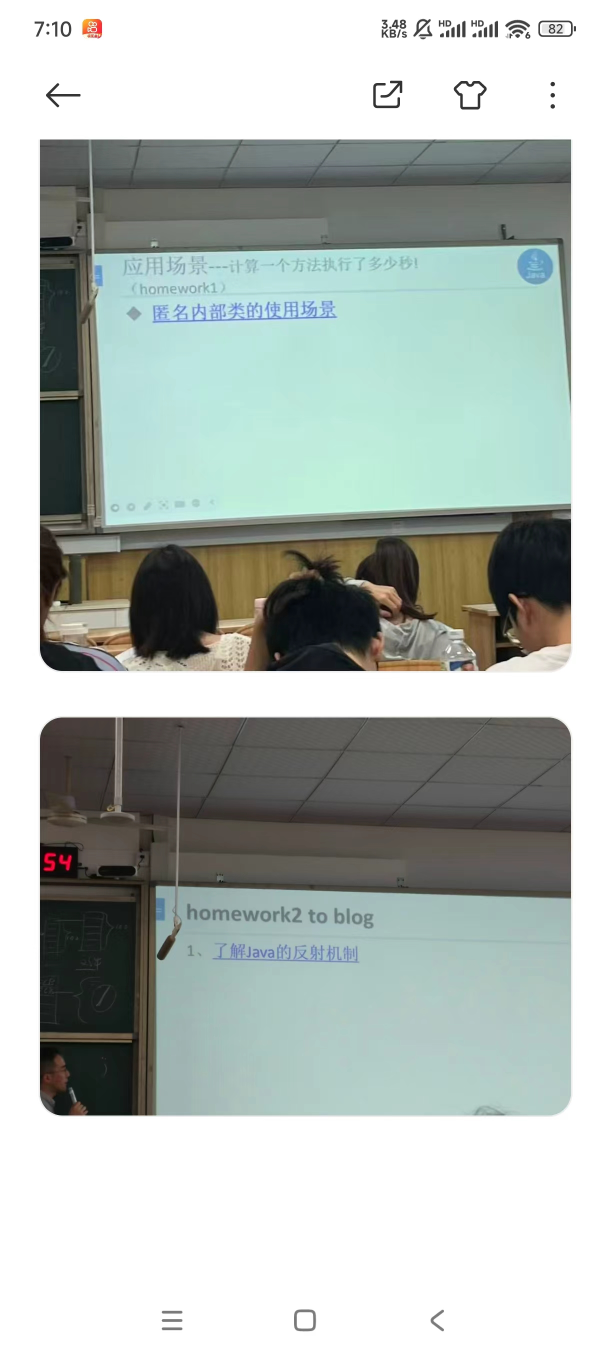
//> input picture JAVAPRATICE/picture/picture1.jpg, 1220 x 2712 px, given in place of the camera (shown at 1/2 size)
$ ./源   (built with g++ and OpenCV 4)
//> lines starting //> are read from the running program, lines starting //| are printed output that depends on the picture; after the words box and inside, x2 and y2 are one past the last pixel; in counts of white or black regions, pixels touching at a corner belong together
//#include <iostream>
//#include <opencv2/opencv.hpp>
//#include <vector>
//
//// 数据结构，用于存储检测结果
//struct FaceDetectionResult {
//    std::vector<cv::Rect> faces;
//    int centroidX;
//    int centroidY;
//};
//
////人脸检测函数第一版(无法识别近处人脸误识别,远处人脸识别不到)
////// 人脸检测函数
////FaceDetectionResult detectFaces(const cv::Mat& gray, cv::CascadeClassifier& face_cascade, const cv::Mat& frame) {
////    // 人脸检测
////    std::vector<cv::Rect> faces;
////    face_cascade.detectMultiScale(gray, faces, 1.05, 4.5,0,cv::Size(30,30));
////
////    // 使用图像中心作为默认形心位置
////    int centroid_X = frame.cols / 2;
////    int centroid_Y = frame.rows / 2;
////
////    if (!faces.empty()) {
////        // 计算所有人脸的形心
////        float sumX = 0, sumY = 0;
////        for (size_t i = 0; i < faces.size(); i++) {
////            sumX += faces[i].x + faces[i].width / 2.0f;
////            sumY += faces[i].y + faces[i].height / 2.0f;
////        }
////        //static_cast<int>显式类型转换操作符
////        centroid_X = static_cast<int>(sumX / faces.size());
////        centroid_Y = static_cast<int>(sumY / faces.size());
////    }
////
////    return { faces, centroid_X, centroid_Y };
////}
////
//// 绘制结果函数
//void drawResults(cv::Mat& frame, const FaceDetectionResult& result) {
//    if (!result.faces.empty()) {
//        // 绘制检测到的人脸
//        for (size_t i = 0; i < result.faces.size(); i++) {
//            cv::Rect face = result.faces[i];
//
//            // 使用绿色矩形框住人脸
//            cv::rectangle(frame, face, cv::Scalar(0, 255, 0), 2);
//
//            // 计算单个人脸中心（红点）
//            int X = face.x + face.width / 2;
//            int Y = face.y + face.height / 2;
//            cv::circle(frame, cv::Point(X, Y), 8, cv::Scalar(0, 0, 255), -1);
//        }
//
//        // 绘制形心（蓝色点）
//        cv::circle(frame, cv::Point(result.centroidX, result.centroidY), 8, cv::Scalar(255, 0, 0), -1);
//
//        // 在形心位置添加标签
//        std::string text = "Center: (" + std::to_string(result.centroidX) + ", " +
//            std::to_string(result.centroidY) + ")";
//        cv::putText(frame, text, cv::Point(result.centroidX, result.centroidY - 20),
//            cv::FONT_HERSHEY_SIMPLEX, 0.5, cv::Scalar(255, 255, 255), 2);
//    }
//
//    // 在屏幕上显示检测到的面部数量
//    std::string faceCount = "Faces: " + std::to_string(result.faces.size());
//    cv::putText(frame, faceCount, cv::Point(10, 30),
//        cv::FONT_HERSHEY_SIMPLEX, 0.8, cv::Scalar(0, 255, 0), 2);
//
//    // 绘制参考矩形
//    std::vector<cv::Point> rectangle_pts = {
//        cv::Point(0, 0),
//        cv::Point(160, 0),
//        cv::Point(160, 120),
//        cv::Point(0, 120)
//    };
//    cv::polylines(frame, rectangle_pts, true, cv::Scalar(0, 255, 0), 2);
//
//    std::vector<cv::Point> rectangle_pts2 = {
//        cv::Point(160, 120),
//        cv::Point(320, 120),
//        cv::Point(320, 240),
//        cv::Point(160, 240)
//    };
//    cv::polylines(frame, rectangle_pts2, true, cv::Scalar(0, 255, 0), 2);
//}
//
//FaceDetectionResult detectFaces(const cv::Mat& frame, cv::CascadeClassifier& face_cascade) {
//    // 预处理
//    cv::Mat gray;
//    cv::cvtColor(frame, gray, cv::COLOR_BGR2GRAY);
//
//    // 增强处理
//    cv::Mat enhanceImg;
//    cv::equalizeHist(gray, enhanceImg);
//    cv::GaussianBlur(enhanceImg, enhanceImg, cv::Size(3, 3), 0);
//
//    // 人脸检测
//    std::vector<cv::Rect> allFaces;
//    face_cascade.detectMultiScale(
//        enhanceImg,
//        allFaces,
//        1.1,
//        6,
//        0,
//        cv::Size(20, 20)
//    );
//
//    // 多级筛选
//    std::vector<cv::Rect> validFaces;
//    for (const auto& face : allFaces) {
//        // 宽高比筛选
//        float aspect_ratio = static_cast<float>(face.width) / face.height;
//        if (aspect_ratio < 0.8 || aspect_ratio > 1.8) continue;
//
//        // 面积占比筛选
//        float area_ratio = face.area() / static_cast<float>(frame.total());
//        if (area_ratio > 0.4) continue;
//
//        validFaces.push_back(face);
//    }
//
//    // 皮肤区域验证
//    std::vector<cv::Rect> filteredFaces;
//    for (const auto& face : validFaces) {
//        cv::Mat faceROI = frame(face);
//        cv::Mat hsv;
//        cv::cvtColor(faceROI, hsv, cv::COLOR_BGR2HSV);
//
//        cv::Mat skinMask;
//        cv::inRange(hsv, cv::Scalar(0, 48, 80), cv::Scalar(25, 255, 255), skinMask);
//
//        // 皮肤像素比例要求
//        double skinRatio = static_cast<double>(cv::countNonZero(skinMask)) / faceROI.total();
//        if (skinRatio < 0.4) continue;
//
//        filteredFaces.push_back(face);
//    }
//
//    // 形心计算（同原函数）
//    int centroid_X = frame.cols / 2;
//    int centroid_Y = frame.rows / 2;
//
//    if (!filteredFaces.empty()) {
//        float sumX = 0, sumY = 0;
//        for (size_t i = 0; i < filteredFaces.size(); i++) {
//            sumX += filteredFaces[i].x + filteredFaces[i].width / 2.0f;
//            sumY += filteredFaces[i].y + filteredFaces[i].height / 2.0f;
//        }
//        centroid_X = static_cast<int>(sumX / filteredFaces.size());
//        centroid_Y = static_cast<int>(sumY / filteredFaces.size());
//    }
//
//    return { filteredFaces, centroid_X, centroid_Y };
//}
//
//int main() {
//    // 加载人脸检测分类器
//    cv::CascadeClassifier face_cascade;
//    if (!face_cascade.load("D:/opencv/opencv/build/etc/haarcascades/haarcascade_frontalface_default.xml")) {
//        std::cerr << "Error loading face cascade" << std::endl;
//        std::cerr << "请检查路径是否正确或从以下地址下载文件:" << std::endl;
//        std::cerr << "https://github.com/opencv/opencv/blob/master/data/haarcascades/haarcascade_frontalface_default.xml" << std::endl;
//        return -1;
//    }
//
//    // 打开摄像头
//    cv::VideoCapture cap(1);
//    if (!cap.isOpened()) {
//        std::cerr << "Error opening camera" << std::endl;
//        return -1;
//    }
//
//    // 设置摄像头分辨率
//    cap.set(cv::CAP_PROP_FRAME_WIDTH, 640);
//    cap.set(cv::CAP_PROP_FRAME_HEIGHT, 480);
//
//    while (true) {
//        cv::Mat frame;
//        cap >> frame;
//        if (frame.empty()) break;
//
//        FaceDetectionResult result = detectFaces(frame, face_cascade);
//
//        // 绘制结果
//        drawResults(frame, result);
//
//        cv::flip(frame, frame, 1);
//
//        // 显示结果
//        cv::imshow("Face Detection", frame);
//
//        // 打印形心坐标
//        std::cout << "X = " << result.centroidX << "\tY = " << result.centroidY << std::endl;
//
//        // 按ESC退出
//        if (cv::waitKey(5) == 27) {
//            break;
//        }
//    }
//
//    cap.release();
//    cv::destroyAllWindows();
//    return 0;
//}


//人脸识别第二版(解决快速移动人脸和侧边人脸无法识别到的问题)
#include <iostream>
#include <opencv2/opencv.hpp>
#include <vector>
#include <chrono>

// 数据结构，用于存储检测结果
struct FaceDetectionResult {
    std::vector<cv::Rect> faces;
    int centroidX;
    int centroidY;
    double avgConfidence;
};

// 优化的人脸检测函数
FaceDetectionResult detectFaces(const cv::Mat& frame, cv::CascadeClassifier& face_cascade) {
    // 计时开始
    auto start = std::chrono::high_resolution_clock::now();

    // 预处理 - 使用金字塔降采样加速
    cv::Mat resizedFrame;
    cv::resize(frame, resizedFrame, cv::Size(), 0.5, 0.5); // 缩小一半处理
    cv::Mat gray;
    cv::cvtColor(resizedFrame, gray, cv::COLOR_BGR2GRAY);

    // 增强处理 - 自适应光照
    cv::Mat enhanceImg;
    cv::equalizeHist(gray, enhanceImg);
    cv::medianBlur(enhanceImg, enhanceImg, 3); // 中值滤波更好地保留边缘

    // 使用多角度检测器
    std::vector<cv::Rect> allFaces;

    // 检测正面和侧面人脸
    face_cascade.detectMultiScale(enhanceImg, allFaces,
        1.05,      // 更小的缩放因子
        3,         // 降低邻居数提高敏感度
        cv::CASCADE_FIND_BIGGEST_OBJECT, // 只检测最大物体
        cv::Size(20, 20)); // 最小人脸尺寸

    // 检测轮廓更清晰的侧面人脸
    cv::CascadeClassifier profile_cascade;
    if (profile_cascade.load("D:/opencv/opencv/build/etc/haarcascades/haarcascade_profileface.xml")) {
        std::vector<cv::Rect> profileFaces;
        profile_cascade.detectMultiScale(enhanceImg, profileFaces,
            1.05, 3, 0,
            cv::Size(20, 20));
        allFaces.insert(allFaces.end(), profileFaces.begin(), profileFaces.end());
    }

    // 时间测量
    auto end = std::chrono::high_resolution_clock::now();
    auto duration = std::chrono::duration_cast<std::chrono::milliseconds>(end - start);
    // std::cout << "Detection time: " << duration.count() << "ms" << std::endl;

    // 多级筛选
    std::vector<cv::Rect> validFaces;
    for (const auto& face : allFaces) {
        // 恢复原始坐标 (因为图像被缩小处理)
        cv::Rect origFace(face.x * 2, face.y * 2, face.width * 2, face.height * 2);

        // 宽高比筛选 - 更宽松的条件 (0.7到2.0)
        float aspect_ratio = static_cast<float>(origFace.width) / origFace.height;
        if (aspect_ratio < 0.7 || aspect_ratio > 2.0) continue;

        // 面积占比筛选 - 防止过大误检
        float area_ratio = origFace.area() / static_cast<float>(frame.total());
        if (area_ratio > 0.5) continue;

        validFaces.push_back(origFace);
    }

    // 形心计算
    int centroid_X = frame.cols / 2;
    int centroid_Y = frame.rows / 2;
    double avgConfidence = 0.0;

    if (!validFaces.empty()) {
        float sumX = 0, sumY = 0;
        for (size_t i = 0; i < validFaces.size(); i++) {
            sumX += validFaces[i].x + validFaces[i].width / 2.0f;
            sumY += validFaces[i].y + validFaces[i].height / 2.0f;
        }
        centroid_X = static_cast<int>(sumX / validFaces.size());
        centroid_Y = static_cast<int>(sumY / validFaces.size());

        // 计算平均置信度（简单用面积代替）
        for (const auto& face : validFaces) {
            avgConfidence += face.area() / static_cast<float>(frame.total());
        }
        avgConfidence /= validFaces.size();
    }

    return { validFaces, centroid_X, centroid_Y, avgConfidence };
}

// 绘制结果函数（增加置信度显示）
void drawResults(cv::Mat& frame, const FaceDetectionResult& result) {
    if (!result.faces.empty()) {
        // 绘制检测到的人脸
        for (size_t i = 0; i < result.faces.size(); i++) {
            cv::Rect face = result.faces[i];

            // 根据置信度确定颜色（绿色-黄色-红色）
            float confidence = face.area() / static_cast<float>(frame.total());
            cv::Scalar color;
            if (confidence > 0.1) color = cv::Scalar(0, 255, 0); // 高置信度 - 绿色
            else if (confidence > 0.05) color = cv::Scalar(0, 255, 255); // 中置信度 - 黄色
            else color = cv::Scalar(0, 0, 255); // 低置信度 - 红色

            cv::rectangle(frame, face, color, 2);

            // 计算单个人脸中心（红点）
            int X = face.x + face.width / 2;
            int Y = face.y + face.height / 2;
            cv::circle(frame, cv::Point(X, Y), 8, cv::Scalar(0, 0, 255), -1);
        }

        // 绘制形心（蓝色点）
        cv::circle(frame, cv::Point(result.centroidX, result.centroidY), 8, cv::Scalar(255, 0, 0), -1);

        // 在形心位置添加标签
        std::string text = "Center: (" + std::to_string(result.centroidX) + ", " +
            std::to_string(result.centroidY) + ")";
        cv::putText(frame, text, cv::Point(result.centroidX, result.centroidY - 20),
            cv::FONT_HERSHEY_SIMPLEX, 0.5, cv::Scalar(255, 255, 255), 2);
    }

    // 在屏幕上显示检测到的面部数量
    std::string faceCount = "Faces: " + std::to_string(result.faces.size());
    cv::putText(frame, faceCount, cv::Point(10, 30),
        cv::FONT_HERSHEY_SIMPLEX, 0.8, cv::Scalar(0, 255, 0), 2);

    // 显示平均置信度
    std::string confText = "Confidence: " + std::to_string(result.avgConfidence).substr(0, 4);
    cv::putText(frame, confText, cv::Point(10, 60),
        cv::FONT_HERSHEY_SIMPLEX, 0.8, cv::Scalar(0, 255, 255), 2);

    // 显示帧率
    static double fps = 0;
    static auto lastTime = std::chrono::high_resolution_clock::now();
    auto currentTime = std::chrono::high_resolution_clock::now();
    double elapsed = std::chrono::duration_cast<std::chrono::milliseconds>(currentTime - lastTime).count() / 1000.0;
    fps = 0.9 * fps + 0.1 * (1.0 / elapsed);
    lastTime = currentTime;

    std::string fpsText = "FPS: " + std::to_string((int)fps);
    cv::putText(frame, fpsText, cv::Point(frame.cols - 100, 30),
        cv::FONT_HERSHEY_SIMPLEX, 0.8, cv::Scalar(0, 255, 255), 2);

    // 绘制运动轨迹（黄色虚线）
    static std::vector<cv::Point> centroidHistory;
    centroidHistory.push_back(cv::Point(result.centroidX, result.centroidY));
    if (centroidHistory.size() > 10) {
        centroidHistory.erase(centroidHistory.begin());
    }
    for (size_t i = 1; i < centroidHistory.size(); i++) {
        cv::line(frame, centroidHistory[i - 1], centroidHistory[i],
            cv::Scalar(0, 255, 255), 1, cv::LINE_AA);
    }
}

int main() {
    // 加载人脸检测分类器
    cv::CascadeClassifier face_cascade;
    if (!face_cascade.load("D:/opencv/opencv/build/etc/haarcascades/haarcascade_frontalface_default.xml")) {
        std::cerr << "Error loading face cascade" << std::endl;
        std::cerr << "请检查路径是否正确或从以下地址下载文件:" << std::endl;
        std::cerr << "https://github.com/opencv/opencv/blob/master/data/haarcascades/haarcascade_frontalface_default.xml" << std::endl;
        return -1;
    }

    // 打开摄像头
    cv::VideoCapture cap(1);
    if (!cap.isOpened()) {
        std::cerr << "Error opening camera" << std::endl;
        return -1;
    }

    // 设置摄像头分辨率
    cap.set(cv::CAP_PROP_FRAME_WIDTH, 640);
    cap.set(cv::CAP_PROP_FRAME_HEIGHT, 480);

    // 创建跟踪器对象
    double prevTime = 0;
    cv::Point2f prevPosition(0, 0);
    float smoothingFactor = 0.8; // 位置平滑系数

    while (true) {
        cv::Mat frame;
        cap >> frame;
//> frame is the input picture: 2712 rows x 1220 cols, CV_8UC3; mean B, G, R 180.8, 185, 176.5
        if (frame.empty()) break;

        auto start = std::chrono::high_resolution_clock::now();

        // 优化：跳帧处理 - 当FPS低于10时跳过处理
        static double avgFps = 15.0;
        static int frameCounter = 0;
        frameCounter++;

        // 预测下一帧位置（卡尔曼滤波器简化版）
        cv::Point2f prediction = prevPosition + (prevPosition - prevPosition);

        FaceDetectionResult result;
        if (avgFps > 10 || frameCounter % 2 == 0) { // 每两帧处理一次
            result = detectFaces(frame, face_cascade);
//> in detectFaces, `cv::medianBlur(enhanceImg, enhanceImg, 3);`:
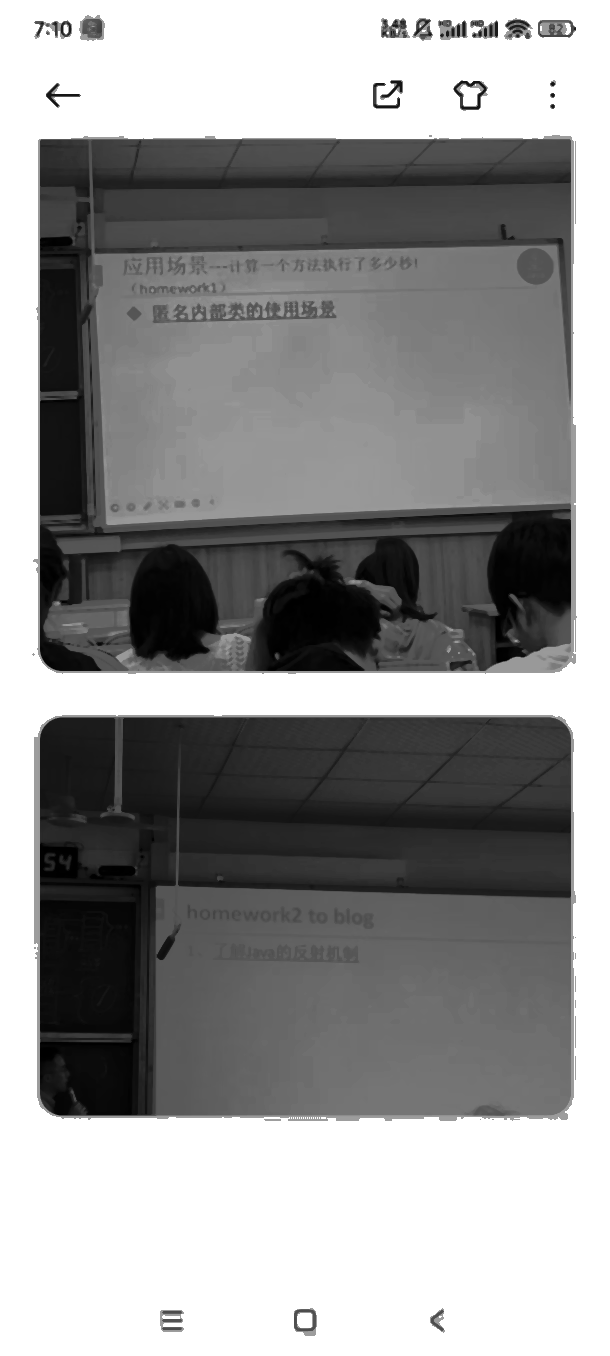
//> enhanceImg: 1356 rows x 610 cols, CV_8UC1; min 0, max 255, mean 146.7
//> in detectFaces, `face_cascade.detectMultiScale(enhanceImg, allFaces, 1.05, 3, cv::CASCA..`: allFaces = empty
//> in detectFaces, `profile_cascade.detectMultiScale(enhanceImg, profileFaces, 1.05, 3, 0,..`: profileFaces = 1 Rect (x, y, width, height): [501, 589, 64, 64]
//> the loop in detectFaces, `for (const auto& face : allFaces)` made 1 pass
//> (face, origFace, aspect_ratio, area_ratio) on pass 1: (Rect(501, 589, 64, 64), Rect(1002, 1178, 128, 128), 1, 0.00495)
//> the loop in detectFaces, `for (size_t i = 0; i < validFaces.size(); i++)` made 1 pass
//> (sumX, sumY) on pass 1: (1066, 1242)
//> after the loop in detectFaces, `for (size_t i = 0; i < validFaces.size(); i++)`: sumX = 1066; sumY = 1242
//> in detectFaces, `centroid_X = static_cast<int>(sumX / validFaces.size());`: centroid_X = 1066
//> in detectFaces, `centroid_Y = static_cast<int>(sumY / validFaces.size());`: centroid_Y = 1242
//> the loop in detectFaces, `for (const auto& face : validFaces)` made 1 pass
//> (face, avgConfidence) on pass 1: (Rect(1002, 1178, 128, 128), 0.00495)
//> after the loop in detectFaces, `for (const auto& face : validFaces)`: avgConfidence = 0.00495

            // 位置平滑处理
            if (!result.faces.empty()) {
                cv::Point currentPos(result.centroidX, result.centroidY);
//> currentPos = Point(1066, 1242)
                prevPosition.x = smoothingFactor * currentPos.x + (1 - smoothingFactor) * prevPosition.x;
//> prevPosition = Point(852.8, 0)
                prevPosition.y = smoothingFactor * currentPos.y + (1 - smoothingFactor) * prevPosition.y;
//> prevPosition = Point(852.8, 993.6)
                result.centroidX = static_cast<int>(prevPosition.x);
//> result.centroidX = 852
                result.centroidY = static_cast<int>(prevPosition.y);
//> result.centroidY = 993
            }
        }
        else {
            // 使用之前的结果
            result = { {}, static_cast<int>(prediction.x), static_cast<int>(prediction.y), 0.0 };
        }

        // 绘制结果
        drawResults(frame, result);
//> the loop in drawResults, `for (size_t i = 0; i < result.faces.size(); i++)` made 1 pass
//> (face, confidence, X, Y) on pass 1: (Rect(1002, 1178, 128, 128), 0.00495, 1066, 1242)
//> after the loop in drawResults, `for (size_t i = 0; i < result.faces.size(); i++)`:
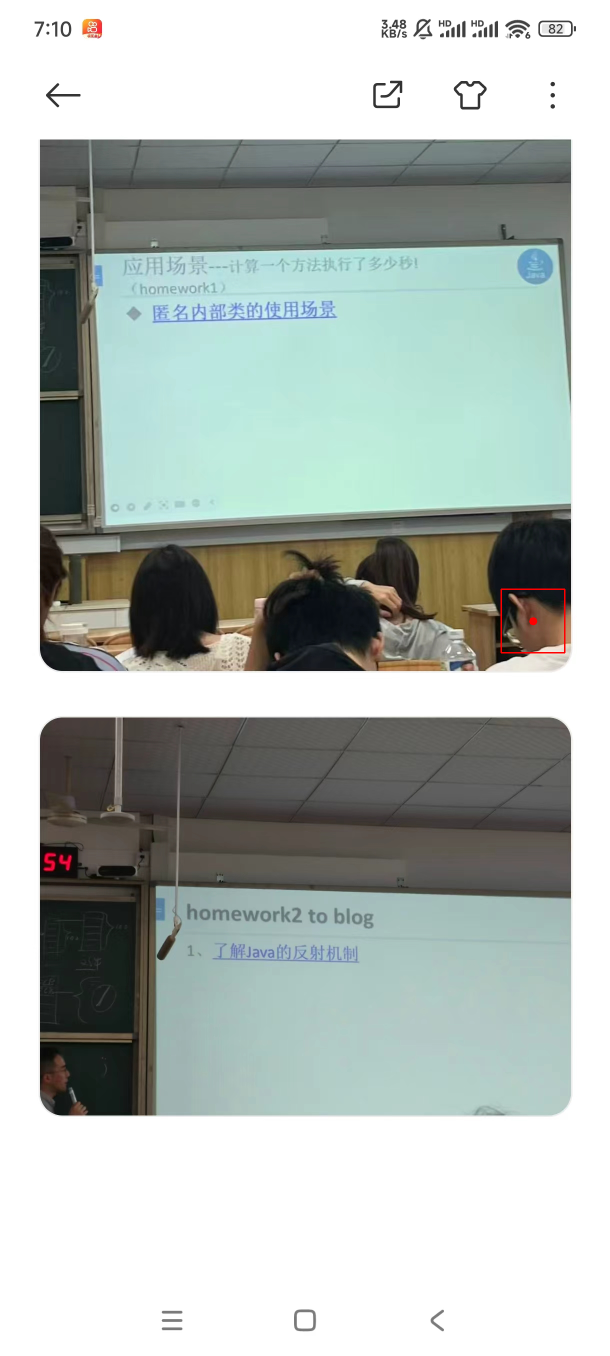
//> frame: 2712 rows x 1220 cols, CV_8UC3 (shown at 1/2 size); 0.05% of pixels changed, all inside (x1, y1, x2, y2) = (1001, 1177, 1131, 1307)
//> in drawResults, `std::string text = "Center: (" + std::to_string(result.centroidX) + ",..`: text = "Center: (852, 993)"
//> in drawResults, `std::string faceCount = "Faces: " + std::to_string(result.faces.size());`: faceCount = "Faces: 1"
//> in drawResults, `std::string confText = "Confidence: " + std::to_string(result.avgConfi..`: confText = "Confidence: 0.00"
//> in drawResults, `centroidHistory.push_back(cv::Point(result.centroidX, result.centroidY..`: centroidHistory = 1 Point (x, y): [852, 993]
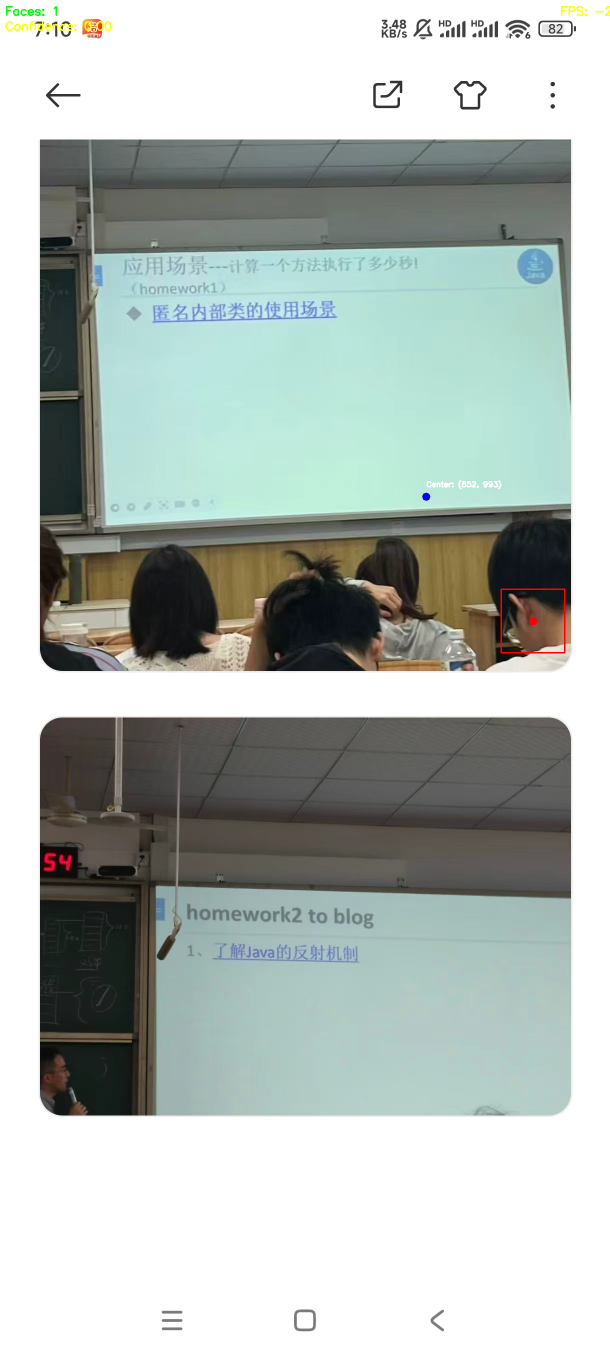
//> frame: 2712 rows x 1220 cols, CV_8UC3 (shown at 1/2 size); mean B, G, R 180.6, 185, 176.5

        auto end = std::chrono::high_resolution_clock::now();
        double fps = 1000.0 / std::chrono::duration_cast<std::chrono::milliseconds>(end - start).count();
        avgFps = avgFps * 0.95 + fps * 0.05;

        //cv::flip(frame, frame, 1);
        cv::imshow("Face Detection", frame);

        // 添加人脸识别引导功能
        if (result.faces.empty()) {
            cv::putText(frame, "Move closer to camera", cv::Point(50, 100),
                cv::FONT_HERSHEY_SIMPLEX, 1, cv::Scalar(0, 0, 255), 2);
        }

        // 按ESC退出
        if (cv::waitKey(5) == 27) {
//> the Esc key is pressed
            break;
        }
    }

    cap.release();
    cv::destroyAllWindows();
    return 0;
}
